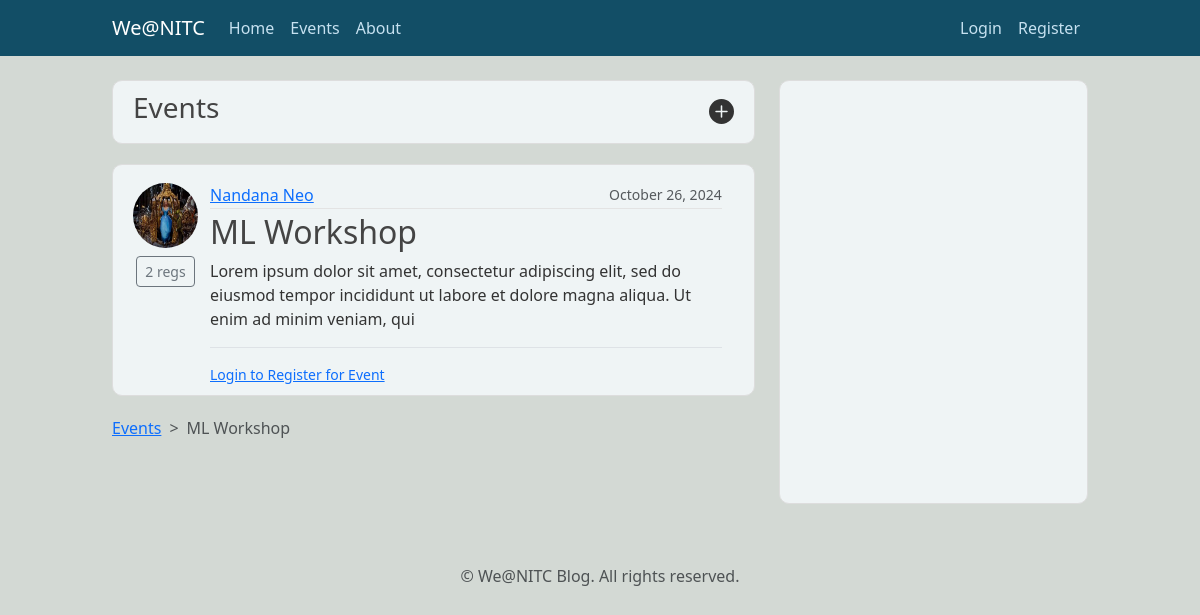
Screenshot of /events/event/3/ with the database file from the repository.
### events/models.py (models this page shows, shortened)
class Event(models.Model):
    name = models.CharField(max_length=255)
    description = models.TextField()
    date = models.DateField()
    organizer = models.ForeignKey(User, on_delete=models.CASCADE, related_name="organized_events")

### users/models.py (models this page shows, shortened)
class Profile(models.Model):
    user=models.OneToOneField(User,on_delete=models.CASCADE)
    image= models.ImageField(default='default.jpg', upload_to='profile_pics')
    about= CKEditor5Field(null = True,default= 'Hi There', config_name='extends')

### events/views.py (the view)
# urls.py: path('event/<int:pk>/',views.EventDetailView.as_view(),name='event-detail'),
class EventDetailView(DetailView):
    model = Event
    def get_context_data(self, **kwargs):
        context = super().get_context_data(**kwargs)
        reg = False
        if self.request.user.is_authenticated:
            if self.object.participants.filter(user=self.request.user).exists():
                reg = True
        context['reg'] = reg
        return context

### events/templates/events/event_detail.html (shortened to what this page needs)
{% extends "blog/base.html"%}
{% block content%}
<article class="media content-section d-flex justify-content-between align-items-center" >
    <h3 class="d-flex align-items-center">
      Events
    </h3>
    <a href="{% url 'event-create' %}" class="ml-2 text-decoration-none" style="color: inherit;">
      <svg xmlns="http://www.w3.org/2000/svg" width="25" height="25" fill="currentColor" class="bi bi-plus-circle-fill right" viewBox="0 0 16 16">
        <path d="M16 8A8 8 0 1 1 0 8a8 8 0 0 1 16 0M8.5 4.5a.5.5 0 0 0-1 0v3h-3a.5.5 0 0 0 0 1h3v3a.5.5 0 0 0 1 0v-3h3a.5.5 0 0 0 0-1h-3z"/>
      </svg>
    </a>
  </article>
    <article class="media content-section d-flex align-items-start" >
      <div class="row w-100 mt-2">
            <div class="col-auto d-flex flex-column align-items-center">
                <a href="{% url 'user-posts' object.organizer.username %}"><img class="rounded-circle article-img mb-2 " src="{{ object.organizer.profile.image.url }}" style="margin-right: 0%;"></a>
                <div class="btn btn-outline-secondary btn-sm"> {{object.participants.count}} regs</div>
            </div>
            <div class="col" style="padding: 0%;">
                <div class="media-body">
                    <div class="article-metadata d-flex justify-content-between align-items-center">
                        <a class="mr-2" href="{% url 'user-posts' object.organizer.username %}">
                            {{ object.organizer.first_name }}
                        </a>
                        <small class="text-muted">{{ object.date|date:"F d, Y" }}</small>
                    </div>
                    <h2 class="article-title">{{ object.name }}</h2>
                    <p class="article-content">{{ object.description|safe }}</p>
                    {% if user.is_authenticated %}
                        {% if user != object.organizer %}
                            {% if reg %}
                                <div class="btn btn-primary btn-sm"> You are already registered for this event</div>
                            {% else %}
                                <form action="{% url 'event-register' event.pk %}" method="post">
                                    {% csrf_token %}
                                    <button type="submit" class="btn btn-primary btn-sm">Register for Event</button>
                                </form>
                            {% endif %}
                            </div>
                        </div>
                    </div>
                </article>
                        {% else %}
                            </div>
                        </div>
                    </div>
                </article>
                <article class="media content-section" >
                            <h3 class="article-content"> Registered Participants : {{ object.participants.count }}                          </h3>
                            <a href="{% url 'attendance' object.id %}" class="btn btn-secondary btn-sm mt-1 mb-1" > Take attendance </a>
                </article>
                        {% endif %}
                    {% else %}
                    <div class="border-top pt-3">
                        <small class="text-muted">
                            <a class="ml-2" href="{% url 'login' %}">Login to Register for Event</a>
                        </small>
                    </div>
                </div>
                </div>
            </div>
            </article>
                    {% endif %}
            <nav style="--bs-breadcrumb-divider: '>';" aria-label="breadcrumb">
                <ol class="breadcrumb">
                    <li class="breadcrumb-item"><a href="{% url 'event-list' %}">Events</a></li>
                    <li class="breadcrumb-item active" aria-current="page">{{ object.name }}</li>
                </ol>
            </nav>
{% endblock content %}

### blog/static/blog/main.css (style rules this page uses)
body { background: #fafafa; color: #333333; margin-top: 5rem; }
h1, h2, h3, h4, h5, h6 { color: #444444; }
.content-section,.about_content { background: hsl(190, 23%, 95%); padding: 10px 20px; border: 1px solid #dddddd; border-radius: 10px; margin-bottom: 20px; transition: all 0.3s ease; }
.article-title { color: #444444; }
.article-content { white-space: pre-line; }
.article-img { height: 65px; width: 65px; }
.article-metadata { padding-bottom: 1px; margin-bottom: 4px; border-bottom: 1px solid #e3e3e3 }
body { background-color: #D3D9D4; }

### blog/templates/blog/base.html (style rules this page uses)
.article-img { transition: all 0.3s ease !important; }

### rows the page displays
Event: organizer.profile.image (picture), participants.count "2", organizer.first_name "Nandana Neo", date "October 26, 2024", name "ML Workshop", description "Lorem ipsum dolor sit amet, consectetur adipiscing elit, sed do eiusmod tempor incididunt ut labore et dolore magna aliqua. Ut enim ad minim veniam, qui"
